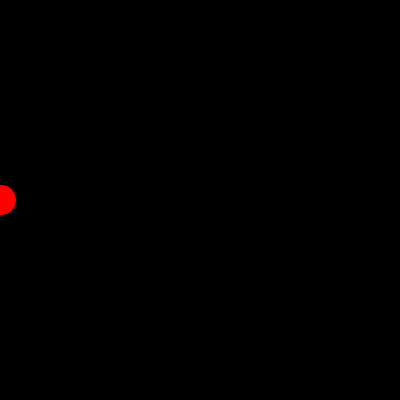
Frame 1 (no input)
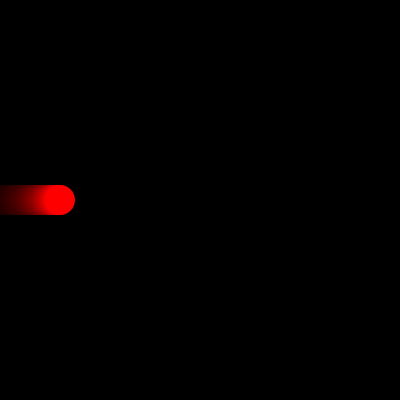
Frame 60 (the mouse pressed at the canvas centre just before this capture)
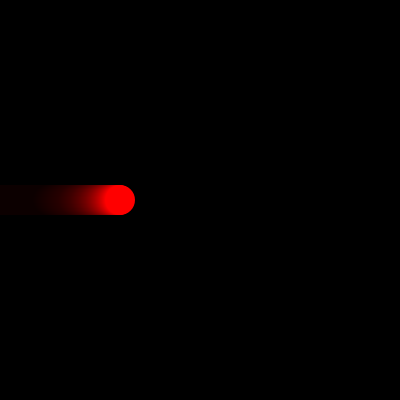
Frame 120 (the mouse held since frame 60 and released just before this capture)

The Processing sketch that drew these frames (run headless with seeded random() and noise(); from frame 60 on, the mouse is pressed at the canvas centre):

// Processing sketch: processing_130885
// ── processing_130885.pde

//ICE 5
//Copyright Miranda Jacoby 2014 All Rights Reserved

float x, y, dx, wd, ht; 
color bgColor, ellipseColor; 
 
void setup( ) 
{ 
 size( 400, 400 ); 
 background( 0 ); 
 x = 0; 
 y = height/2; 
 wd = 39; 
 ht = 29; 
 dx = 1; 
 
 bgColor = color( 0, 10 ); 
 ellipseColor = color(255, 0, 0 ); 
 noStroke ( ); 
} 
 
void draw( ) 
{ 
 prepareWindow( ); 
 moveEllipse( ); 
 drawEllipse( ); 
} 

void prepareWindow( ) {
  fill(bgColor);
  rect(0, 0, width, height);
}

void moveEllipse( ) {
  x = x + dx;
   if (x > width) 
   {
     dx = -dx; // move left
   }
    else if( x < 0 )  
   {
     dx = -dx;  // move right
   }
}

void drawEllipse( ) {
  fill(ellipseColor);
  ellipse(x, y, 30, 30);
}

//Had trouble getting keyPressed to work correctly, 
//but decided to leave it in to mess with later.
//void keyPressed ()
//{
//  if (key == '+')
// {
//     dx++;
//     //dx = dx + 1;
// }
// else if (key == '-')
// {
//     dx--;
// }
//}
